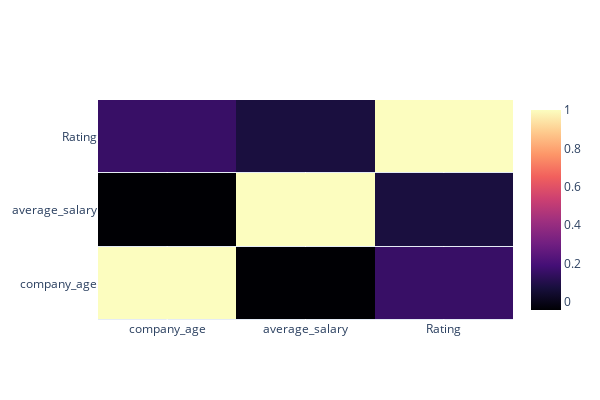

Source (notebook cell):
### Code cell
fig = go.Figure(data=go.Heatmap(x=Numerical_corr.index,y=Numerical_corr.columns, z=Numerical_corr, colorscale='magma', ygap=1))
fig.update_layout(width=600, height=400)
fig.show()
fig.write_html(os.path.join(PLOTPATH, 'heatmap.html'))

### Figure 1 — Plotly figure (JSON) as saved in the notebook; plotly's stock layout.template omitted (floating-point values rounded to 4 significant figures)
{"data": [{"colorscale": [[0, "#000004"], [0.1111, "#180f3d"], [0.2222, "#440f76"], [0.3333, "#721f81"], [0.4444, "#9e2f7f"], [0.5556, "#cd4071"], [0.6667, "#f1605d"], [0.7778, "#fd9668"], [0.8889, "#feca8d"], [1, "#fcfdbf"]], "type": "heatmap", "x": ["company_age", "average_salary", "Rating"], "y": ["company_age", "average_salary", "Rating"], "ygap": 1, "z": [[1, -0.04092, 0.1586], [-0.04092, 1, 0.07973], [0.1586, 0.07973, 1]]}], "layout": {"height": 400, "width": 600}}
